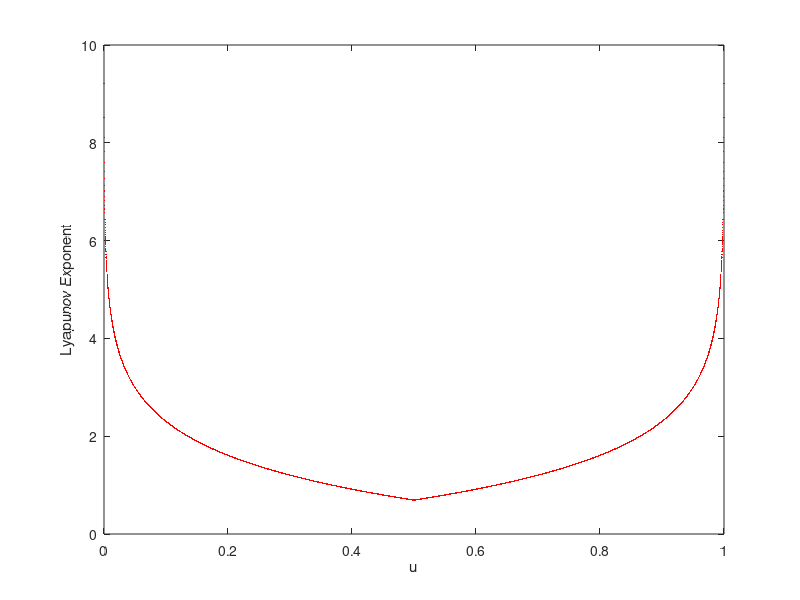

Write MATLAB code to recreate this figure.
clc;clear;
p1=0:0.0001:0.5;
p2=0.5:0.0001:1;
p=0:0.0001:1;

for i=1:length(p1)
    y1(i)=log(abs(1/p1(i)));
end

for i=1:length(p2)
    y2(i)=log(abs(1/(1-p2(i))));
end
y=[y1 y2(2:end)];
plot(p,y,'r.','markersize',2);
xlabel('u');ylabel('Lyapunov Exponent');

